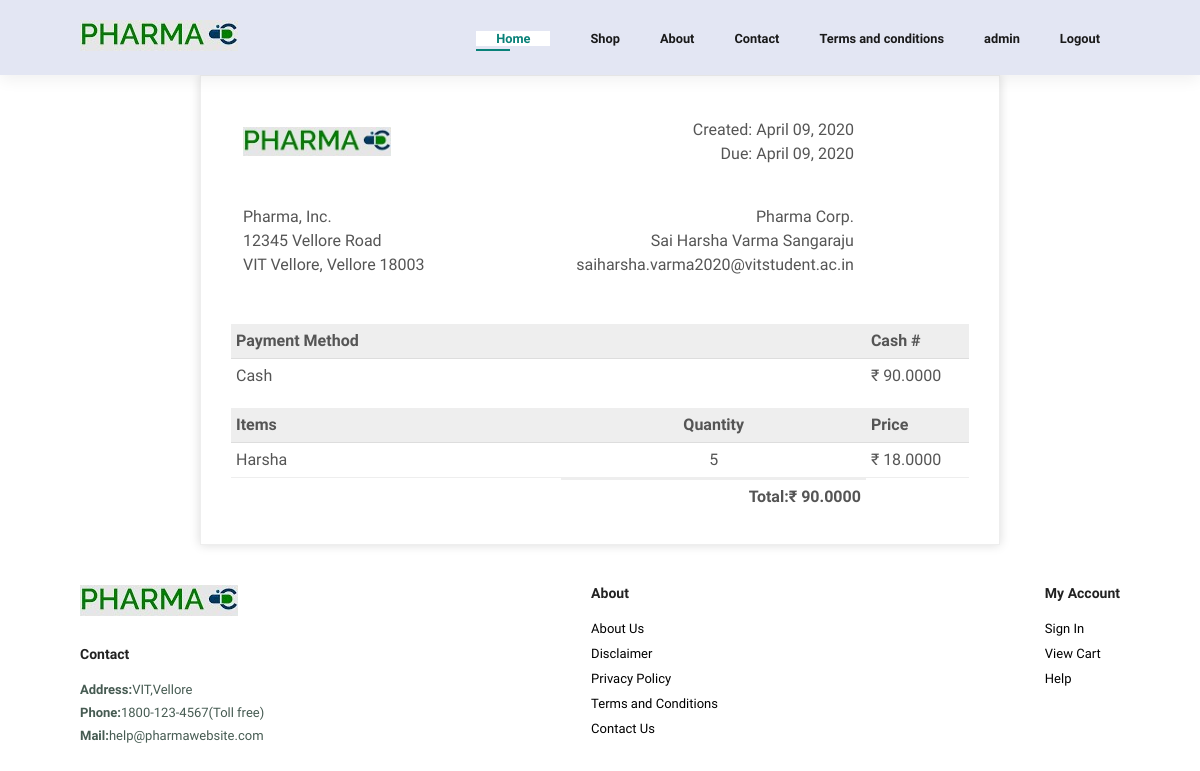
/checkout/bill/ (signed in), run on an earlier commit of the app's database.
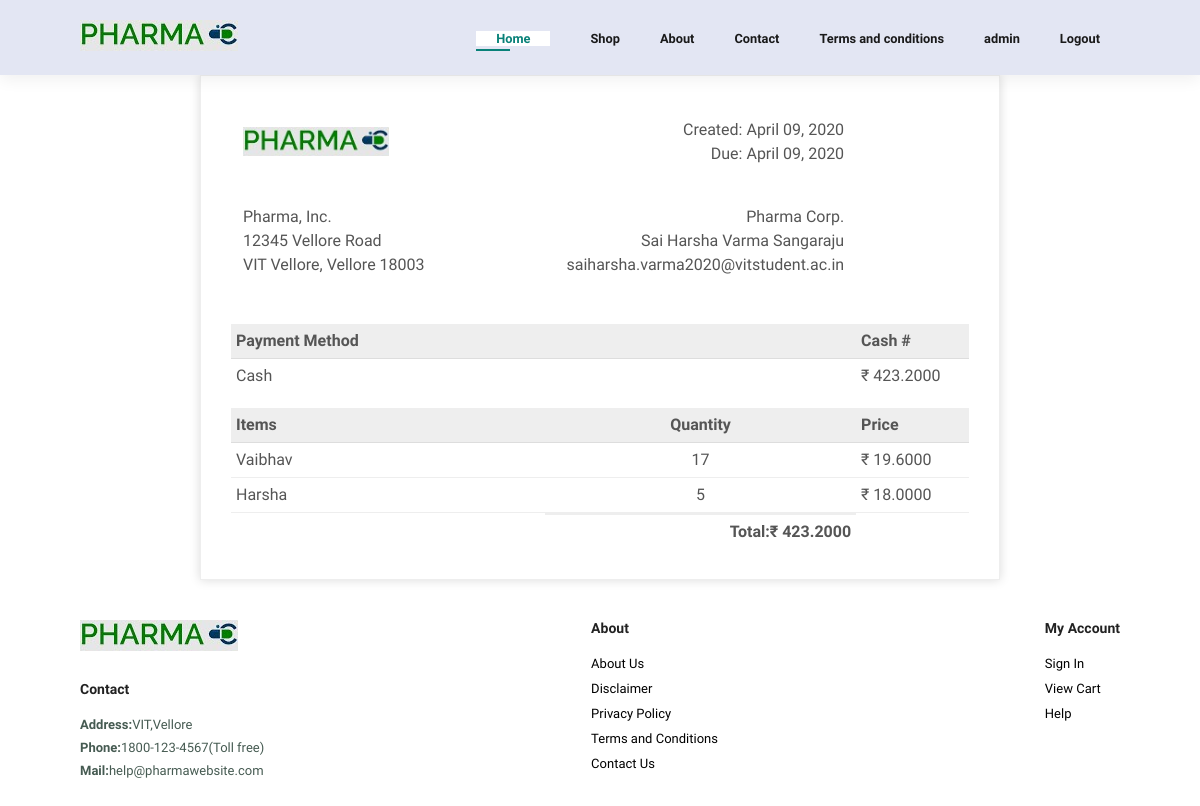
And on a later commit of the database.
### inventory/models.py (models this page shows, shortened)
class ItemMain(models.Model):
    itemid = models.AutoField(primary_key=True)
    itemname = models.CharField(max_length=50)
    discount = models.DecimalField(decimal_places=2, max_digits=25)
    price = models.DecimalField(decimal_places=2, max_digits=25)
    type = models.ForeignKey(ItemsCat, on_delete=models.CASCADE)
    composition = models.TextField()
    manufacturingdate = models.DateField()
    expirydate = models.DateField()
    quantity = models.IntegerField(default=0)
    slug = models.SlugField(max_length=50, unique=True,
                            default="", editable=False)
    def __str__(self) -> str:
        return str(self.itemid)

### checkout/views.py (the view)
# urls.py: path("bill/", views.generate_bill, name="bill")
def generate_bill(request):
    context = {}
    customer = list(CustomerDetails.objects.all())[-1]
    context['customer'] = customer
    total_amount = 0
    if request.method == "GET":
        user = request.user
        items = UserCart.objects.filter(
            user=User.objects.filter(username=user)[0]
        )
        l = {}
        for i in items:
            ll = []
            item = ItemMain.objects.filter(slug=i.itemid)[0]
            ll.append(item.itemid)
            ll.append(item.itemname)
            price = item.price
            discount = item.discount
            newPrice = price - (price * discount)/100
            ll.append(newPrice)
            if tuple(ll) in l.keys():
                l[tuple(ll)] += 1
            else:
                l[tuple(ll)] = 1
            total_amount += newPrice
        for item, quantity in l.items():
            itemtemp = ItemMain.objects.filter(slug=item[0])[0]
            log = Medicine_Logs.objects.create(
                user=user, customer=customer, itemid=itemtemp, quantity=quantity, price=item[2]*quantity)
            log.save()
        clear_cart(request)
        print(l)
        context['items'] = l
        context['total'] = total_amount
    return render(request, "checkout/bill.html", context)

### inventory/views.py (called while the page is built)
@ login_required(login_url='login')
def clear_cart(request):
    context = {}
    if request.method == "GET":
        user = request.user
        items = UserCart.objects.filter(
            user=User.objects.filter(username=user)[0]
        )
        l = []
        for i in items:
            i.delete()
        context['items'] = l
        return redirect('cart')

### templates/checkout/bill.html
{% extends "base.html" %}
{% load static %}
{% block home %}
<link rel="stylesheet" href="{% static 'css/bill.css' %}">
<div class="invoice-box">
	<table cellpadding="0" cellspacing="0">
		<tr class="top">
			<td colspan="2">
				<table>
					<tr>
						<div>
							<td class="title">
								<img src="{% static 'img/logo.jpg' %}" style="width: 50%; max-width: 300px" />
							</td>
							<td>
								Created: April 09, 2020<br />
								Due: April 09, 2020
							</td>
						</div>
					</tr>
				</table>
			</td>
		</tr>
		<tr class="information">
			<td colspan="2">
				<table>
					<tr>
						<td>
							Pharma, Inc.<br />
							12345 Vellore Road<br />
							VIT Vellore, Vellore 18003
						</td>
						<td>
							Pharma Corp.<br />
							{{ customer.first_name}} {{ customer.last_name }}<br />
							{{ customer.email }}
						</td>
					</tr>
				</table>
			</td>
		</tr>
		<tr class="heading">
			<td>Payment Method</td>
			<td></td>
			<td>Cash #</td>
		</tr>
		<tr class="details">
			<td>Cash</td>
			<td></td>
			<td>₹ {{ total }}</td>
		</tr>
		<tr class="heading">
			<td>Items</td>
			<td style="text-align:center">Quantity</td>
			<td>Price</td>
		</tr>
		{% for item, quantity in items.items %}
		<tr class="item">
			<td>{{ item.1 }}</td>
			<td style="text-align:center">{{ quantity }}</td>
			<td>₹ {{ item.2 }}</td>
		</tr>
		{% endfor %}
		<tr class="total">
			<td></td>
			<td>Total:₹ {{ total }}</td>
		</tr>
	</table>
</div>
{% endblock home %}

What changed in the data, as far as the page shows it:
now on this page (row edited): ItemMain: itemname "Vaibhav"
Also different on the page:
{{ total }}: "90.0000" → "423.2000"
new list line: "17 ₹ 19.6000"
